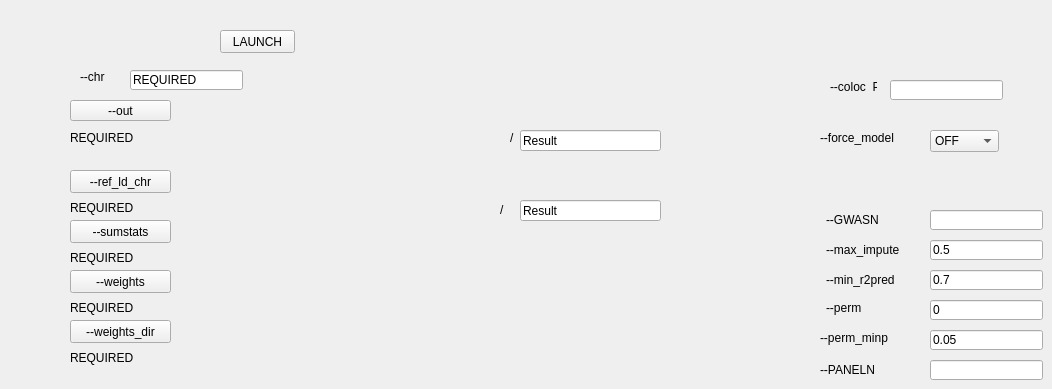
      <widget class="QWidget" name="tab_12">
       <attribute name="title">
        <string>Association Test</string>
       </attribute>
       <widget class="QPushButton" name="FATREFLDCHR">
        <property name="geometry">
         <rect>
          <x>70</x>
          <y>170</y>
          <width>101</width>
          <height>23</height>
         </rect>
        </property>
        <property name="text">
         <string>--ref_ld_chr</string>
        </property>
       </widget>
       <widget class="QPushButton" name="FATSUMSTATS">
        <property name="geometry">
         <rect>
          <x>70</x>
          <y>220</y>
          <width>101</width>
          <height>23</height>
         </rect>
        </property>
        <property name="text">
         <string>--sumstats</string>
        </property>
       </widget>
       <widget class="QPushButton" name="FATWEIGHTS">
        <property name="geometry">
         <rect>
          <x>70</x>
          <y>270</y>
          <width>101</width>
          <height>23</height>
         </rect>
        </property>
        <property name="text">
         <string>--weights</string>
        </property>
       </widget>
       <widget class="QLabel" name="label_14">
        <property name="geometry">
         <rect>
          <x>80</x>
          <y>70</y>
          <width>47</width>
          <height>13</height>
         </rect>
        </property>
        <property name="text">
         <string>--chr</string>
        </property>
       </widget>
       <widget class="QPushButton" name="FATWEIGHTSDIR">
        <property name="geometry">
         <rect>
          <x>70</x>
          <y>320</y>
          <width>101</width>
          <height>23</height>
         </rect>
        </property>
        <property name="text">
         <string>--weights_dir</string>
        </property>
       </widget>
       <widget class="QLineEdit" name="FATCHR">
        <property name="geometry">
         <rect>
          <x>130</x>
          <y>70</y>
          <width>113</width>
          <height>20</height>
         </rect>
        </property>
        <property name="text">
         <string>REQUIRED</string>
        </property>
       </widget>
       <widget class="QLabel" name="label_15">
        <property name="geometry">
         <rect>
          <x>830</x>
          <y>80</y>
          <width>47</width>
          <height>13</height>
         </rect>
        </property>
        <property name="text">
         <string>--coloc_P</string>
        </property>
       </widget>
       <widget class="QLineEdit" name="FATCOLOCP">
        <property name="geometry">
         <rect>
          <x>890</x>
          <y>80</y>
          <width>113</width>
          <height>20</height>
         </rect>
        </property>
        <property name="text">
         <string/>
        </property>
       </widget>
       <widget class="QLabel" name="label_16">
        <property name="geometry">
         <rect>
          <x>820</x>
          <y>130</y>
          <width>101</width>
          <height>16</height>
         </rect>
        </property>
        <property name="text">
         <string>--force_model	</string>
        </property>
       </widget>
       <widget class="QComboBox" name="FATFORCEMODEL">
        <property name="geometry">
         <rect>
          <x>930</x>
          <y>130</y>
          <width>69</width>
          <height>22</height>
         </rect>
        </property>
        <item>
         <property name="text">
          <string>OFF</string>
         </property>
        </item>
        <item>
         <property name="text">
          <string>blup</string>
         </property>
        </item>
        <item>
         <property name="text">
          <string>bslmm</string>
         </property>
        </item>
        <item>
         <property name="text">
          <string>enet</string>
         </property>
        </item>
        <item>
         <property name="text">
          <string>lasso</string>
         </property>
        </item>
        <item>
         <property name="text">
          <string>top1</string>
         </property>
        </item>
       </widget>
       <widget class="QLineEdit" name="FATGWASN">
        <property name="geometry">
         <rect>
          <x>930</x>
          <y>210</y>
          <width>113</width>
          <height>20</height>
         </rect>
        </property>
        <property name="text">
         <string/>
        </property>
       </widget>
       <widget class="QLabel" name="label_17">
        <property name="geometry">
         <rect>
          <x>826</x>
          <y>210</y>
          <width>91</width>
          <height>20</height>
         </rect>
        </property>
        <property name="text">
         <string>--GWASN</string>
        </property>
       </widget>
       <widget class="QLineEdit" name="FATMAXIMPUTE">
        <property name="geometry">
         <rect>
          <x>930</x>
          <y>240</y>
          <width>113</width>
          <height>20</height>
         </rect>
        </property>
        <property name="text">
         <string>0.5</string>
        </property>
       </widget>
       <widget class="QLabel" name="label_18">
        <property name="geometry">
         <rect>
          <x>826</x>
          <y>240</y>
          <width>111</width>
          <height>20</height>
         </rect>
        </property>
        <property name="text">
         <string>--max_impute</string>
        </property>
       </widget>
       <widget class="QLineEdit" name="FATMINR2PRED">
        <property name="geometry">
         <rect>
          <x>930</x>
          <y>270</y>
          <width>113</width>
          <height>20</height>
         </rect>
        </property>
        <property name="text">
         <string>0.7</string>
        </property>
       </widget>
       <widget class="QLabel" name="label_19">
        <property name="geometry">
         <rect>
          <x>826</x>
          <y>270</y>
          <width>91</width>
          <height>20</height>
         </rect>
        </property>
        <property name="text">
         <string>--min_r2pred</string>
        </property>
       </widget>
       <widget class="QLineEdit" name="FATPERM">
        <property name="geometry">
         <rect>
          <x>930</x>
          <y>300</y>
          <width>113</width>
          <height>20</height>
         </rect>
        </property>
        <property name="text">
         <string>0</string>
        </property>
       </widget>
       <widget class="QLabel" name="label_20">
        <property name="geometry">
         <rect>
          <x>826</x>
          <y>300</y>
          <width>81</width>
          <height>16</height>
         </rect>
        </property>
        <property name="text">
         <string>--perm</string>
        </property>
       </widget>
       <widget class="QLineEdit" name="FATPERMMINP">
        <property name="geometry">
         <rect>
          <x>930</x>
          <y>330</y>
          <width>113</width>
          <height>20</height>
         </rect>
        </property>
        <property name="text">
         <string>0.05</string>
        </property>
       </widget>
       <widget class="QLabel" name="label_21">
        <property name="geometry">
         <rect>
          <x>820</x>
          <y>330</y>
          <width>101</width>
          <height>16</height>
         </rect>
        </property>
        <property name="text">
         <string>--perm_minp</string>
        </property>
       </widget>
       <widget class="QLabel" name="label_22">
        <property name="geometry">
         <rect>
          <x>820</x>
          <y>360</y>
          <width>91</width>
          <height>20</height>
         </rect>
        </property>
        <property name="text">
         <string>--PANELN</string>
        </property>
       </widget>
       <widget class="QLineEdit" name="FATPANELN">
        <property name="geometry">
         <rect>
          <x>930</x>
          <y>360</y>
          <width>113</width>
          <height>20</height>
         </rect>
        </property>
        <property name="text">
         <string/>
        </property>
       </widget>
       <widget class="QLabel" name="FATOUTLABEL">
        <property name="geometry">
         <rect>
          <x>70</x>
          <y>130</y>
          <width>331</width>
          <height>16</height>
         </rect>
        </property>
        <property name="text">
         <string>REQUIRED</string>
        </property>
       </widget>
       <widget class="QLabel" name="FATREFLDCHRLABEL">
        <property name="geometry">
         <rect>
          <x>70</x>
          <y>200</y>
          <width>431</width>
          <height>16</height>
         </rect>
        </property>
        <property name="text">
         <string>REQUIRED</string>
        </property>
       </widget>
       <widget class="QLabel" name="FATSUMSTATSLABEL">
        <property name="geometry">
         <rect>
          <x>70</x>
          <y>250</y>
          <width>441</width>
          <height>16</height>
         </rect>
        </property>
        <property name="text">
         <string>REQUIRED</string>
        </property>
       </widget>
       <widget class="QLabel" name="FATWEIGHTSLABEL">
        <property name="geometry">
         <rect>
          <x>70</x>
          <y>300</y>
          <width>421</width>
          <height>16</height>
         </rect>
        </property>
        <property name="text">
         <string>REQUIRED</string>
        </property>
       </widget>
       <widget class="QLabel" name="FATWEIGHTSDIRLABEL">
        <property name="geometry">
         <rect>
          <x>70</x>
          <y>350</y>
          <width>421</width>
          <height>16</height>
         </rect>
        </property>
        <property name="text">
         <string>REQUIRED</string>
        </property>
       </widget>
       <widget class="QPushButton" name="FATLAUNCH">
        <property name="geometry">
         <rect>
          <x>220</x>
          <y>30</y>
          <width>75</width>
          <height>23</height>
         </rect>
        </property>
        <property name="text">
         <string>LAUNCH</string>
        </property>
       </widget>
       <widget class="QPushButton" name="FATOUT">
        <property name="geometry">
         <rect>
          <x>70</x>
          <y>100</y>
          <width>101</width>
          <height>21</height>
         </rect>
        </property>
        <property name="styleSheet">
         <string notr="true"/>
        </property>
        <property name="text">
         <string>--out</string>
        </property>
       </widget>
       <widget class="QLineEdit" name="FATOUTFILE">
        <property name="geometry">
         <rect>
          <x>520</x>
          <y>130</y>
          <width>141</width>
          <height>21</height>
         </rect>
        </property>
        <property name="text">
         <string>Result</string>
        </property>
       </widget>
       <widget class="QLabel" name="MPXPHENLABEL_26">
        <property name="geometry">
         <rect>
          <x>510</x>
          <y>130</y>
          <width>16</width>
          <height>16</height>
         </rect>
        </property>
        <property name="text">
         <string>/</string>
        </property>
       </widget>
       <widget class="QLineEdit" name="FATREFLDCHRFILE">
        <property name="geometry">
         <rect>
          <x>520</x>
          <y>200</y>
          <width>141</width>
          <height>21</height>
         </rect>
        </property>
        <property name="text">
         <string>Result</string>
        </property>
       </widget>
       <widget class="QLabel" name="MPXPHENLABEL_30">
        <property name="geometry">
         <rect>
          <x>500</x>
          <y>200</y>
          <width>20</width>
          <height>20</height>
         </rect>
        </property>
        <property name="text">
         <string>/</string>
        </property>
       </widget>
      </widget>
